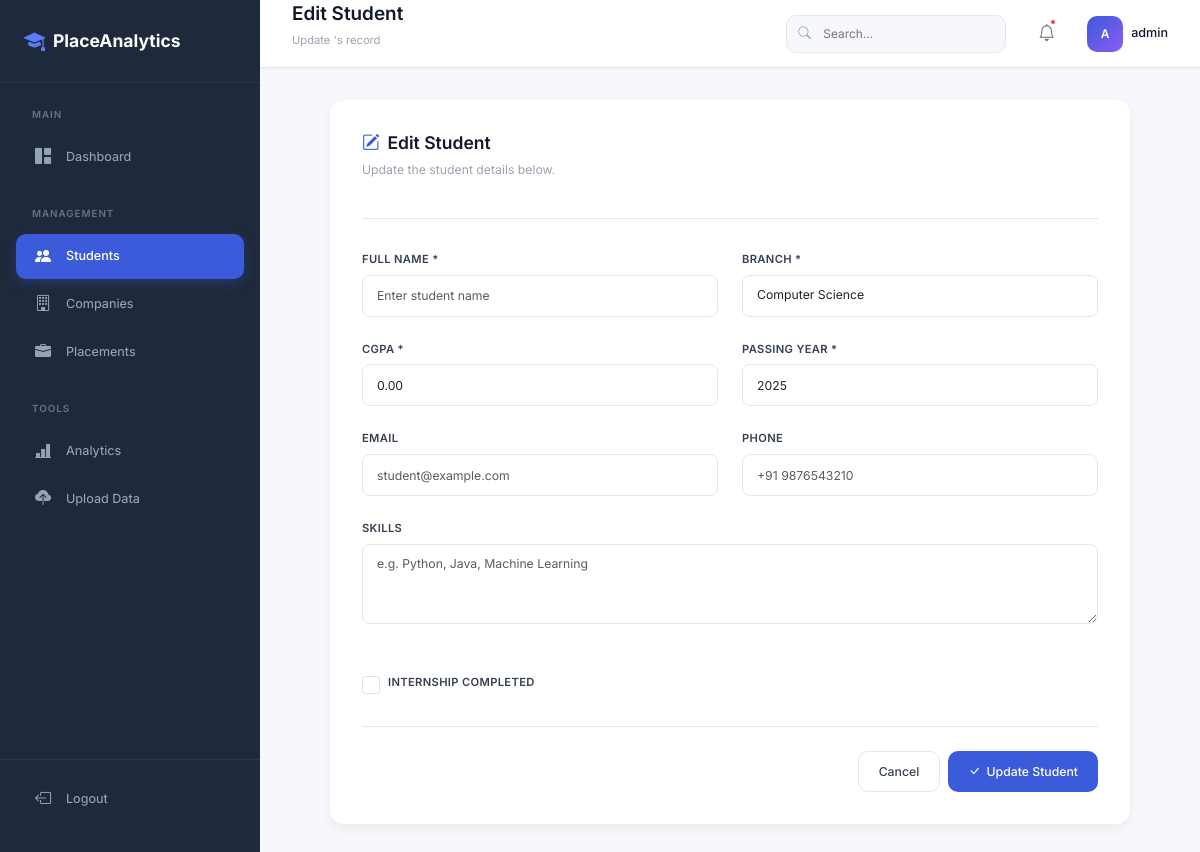
Page /students/2103/edit/ (signed in) on the committed database.
### placement_app/models.py (models this page shows, shortened)
class Student(models.Model):
    BRANCH_CHOICES = [
        ('CSE', 'Computer Science'),
        ('IT', 'Information Technology'),
        ('ECE', 'Electronics & Communication'),
        ('EEE', 'Electrical & Electronics'),
        ('ME', 'Mechanical Engineering'),
        ('CE', 'Civil Engineering'),
        ('OTHER', 'Other'),
    ]
    student_id = models.AutoField(primary_key=True)
    name = models.CharField(max_length=200, db_index=True)
    branch = models.CharField(max_length=10, choices=BRANCH_CHOICES, default='CSE', db_index=True)
    cgpa = models.DecimalField(max_digits=4, decimal_places=2)
    passing_year = models.IntegerField(db_index=True)
    skills = models.TextField(blank=True, null=True, help_text="Comma-separated skills")
    internship_done = models.BooleanField(default=False)
    email = models.EmailField(blank=True, null=True)
    phone = models.CharField(max_length=15, blank=True, null=True)
    created_at = models.DateTimeField(auto_now_add=True)
    updated_at = models.DateTimeField(auto_now=True)
    class Meta:
        ordering = ['-created_at']

### placement_app/views.py (the view)
# urls.py: path('students/<int:pk>/edit/', views.edit_student, name='edit_student'),
@login_required
def edit_student(request, pk):
    student = get_object_or_404(Student, pk=pk)
    if request.method == 'POST':
        form = StudentForm(request.POST, instance=student)
        if form.is_valid():
            form.save()
            cache.delete_many(['dashboard_stats', 'analytics_stats'])
            messages.success(request, 'Student updated successfully!')
            return redirect('student_list')
    else:
        form = StudentForm(instance=student)
    return render(request, 'students/edit_student.html', {'form': form, 'student': student})

### placement_app/templates/students/edit_student.html (shortened to what this page needs)
{% extends 'base.html' %}
{% block page_title %}Edit Student{% endblock %}
{% block page_subtitle %}Update {{ student.name }}'s record{% endblock %}
{% block content %}
<div class="form-page">
    <div class="form-card">
        <div class="form-card-header">
            <h2><i class="bi bi-pencil-square"></i> Edit Student</h2>
            <p>Update the student details below.</p>
        </div>
        <form method="POST" id="edit-student-form">
            <div class="form-grid">
                <div class="form-group">
                    <label for="{{ form.name.id_for_label }}">Full Name *</label>
                    {{ form.name }}
                </div>
                <div class="form-group">
                    <label for="{{ form.branch.id_for_label }}">Branch *</label>
                    {{ form.branch }}
                </div>
                <div class="form-group">
                    <label for="{{ form.cgpa.id_for_label }}">CGPA *</label>
                    {{ form.cgpa }}
                </div>
                <div class="form-group">
                    <label for="{{ form.passing_year.id_for_label }}">Passing Year *</label>
                    {{ form.passing_year }}
                </div>
                <div class="form-group">
                    <label for="{{ form.email.id_for_label }}">Email</label>
                    {{ form.email }}
                </div>
                <div class="form-group">
                    <label for="{{ form.phone.id_for_label }}">Phone</label>
                    {{ form.phone }}
                </div>
                <div class="form-group form-group-full">
                    <label for="{{ form.skills.id_for_label }}">Skills</label>
                    {{ form.skills }}
                </div>
                <div class="form-group">
                    <div class="form-check-custom">
                        {{ form.internship_done }}
                        <label for="{{ form.internship_done.id_for_label }}">Internship Completed</label>
                    </div>
                </div>
            </div>
            <div class="form-actions">
                <a href="{% url 'student_list' %}" class="btn-secondary-sm">Cancel</a>
                <button type="submit" class="btn-primary-sm" id="update-student">
                    <i class="bi bi-check-lg"></i> Update Student
                </button>
            </div>
        </form>
    </div>
</div>
{% endblock %}

### placement_app/templates/base.html (shortened to what this page needs)
{% load static %}
<!DOCTYPE html>
<html lang="en">
<head>
    <link href="https://cdn.jsdelivr.net/npm/bootstrap@5.3.2/dist/css/bootstrap.min.css" rel="stylesheet">
    <link href="https://cdn.jsdelivr.net/npm/bootstrap-icons@1.11.2/font/bootstrap-icons.css" rel="stylesheet">
    <link rel="stylesheet" href="{% static 'css/styles.css' %}">
</head>
<body>
    {% if user.is_authenticated %}
    <div class="app-wrapper">
        <aside class="sidebar" id="sidebar">
            <div class="sidebar-header">
                <div class="sidebar-logo">
                    <i class="bi bi-mortarboard-fill"></i>
                    <span>PlaceAnalytics</span>
                </div>
            </div>
            <nav class="sidebar-nav">
                <div class="nav-section">
                    <span class="nav-section-title">Main</span>
                    <a href="{% url 'dashboard' %}" class="nav-link {% if request.resolver_match.url_name == 'dashboard' %}active{% endif %}" id="nav-dashboard">
                        <i class="bi bi-grid-1x2-fill"></i>
                        <span>Dashboard</span>
                    </a>
                </div>
                <div class="nav-section">
                    <span class="nav-section-title">Management</span>
                    <a href="{% url 'student_list' %}" class="nav-link {% if 'student' in request.resolver_match.url_name %}active{% endif %}" id="nav-students">
                        <i class="bi bi-people-fill"></i>
                        <span>Students</span>
                    </a>
                    <a href="{% url 'company_list' %}" class="nav-link {% if 'company' in request.resolver_match.url_name %}active{% endif %}" id="nav-companies">
                        <i class="bi bi-building"></i>
                        <span>Companies</span>
                    </a>
                    <a href="{% url 'placement_list' %}" class="nav-link {% if 'placement' in request.resolver_match.url_name %}active{% endif %}" id="nav-placements">
                        <i class="bi bi-briefcase-fill"></i>
                        <span>Placements</span>
                    </a>
                </div>
                <div class="nav-section">
                    <span class="nav-section-title">Tools</span>
                    <a href="{% url 'analytics' %}" class="nav-link {% if request.resolver_match.url_name == 'analytics' %}active{% endif %}" id="nav-analytics">
                        <i class="bi bi-bar-chart-line-fill"></i>
                        <span>Analytics</span>
                    </a>
                    <a href="{% url 'upload_dataset' %}" class="nav-link {% if request.resolver_match.url_name == 'upload_dataset' %}active{% endif %}" id="nav-upload">
                        <i class="bi bi-cloud-upload-fill"></i>
                        <span>Upload Data</span>
                    </a>
                </div>
                <div class="nav-section nav-section-bottom">
                    <a href="{% url 'logout' %}" class="nav-link" id="nav-logout">
                        <i class="bi bi-box-arrow-left"></i>
                        <span>Logout</span>
                    </a>
                </div>
            </nav>
        </aside>
        <div class="main-content">
            <header class="topbar">
                <div class="topbar-left">
                    <div class="page-title-area">
                        <h1 class="page-title">{% block page_title %}Dashboard{% endblock %}</h1>
                        <p class="page-subtitle">{% block page_subtitle %}Overview & Statistics{% endblock %}</p>
                    </div>
                </div>
                <div class="topbar-right">
                    <div class="topbar-search">
                        <i class="bi bi-search"></i>
                        <input type="text" placeholder="Search..." id="global-search">
                    </div>
                    <button class="topbar-icon-btn" id="notif-btn">
                        <i class="bi bi-bell"></i>
                        <span class="notification-dot"></span>
                    </button>
                    <div class="topbar-profile">
                        <div class="avatar">
                            {{ user.username|first|upper }}
                        </div>
                        <span class="profile-name d-none d-md-inline">{{ user.username }}</span>
                    </div>
                </div>
            </header>
            <main class="content-area">
                {% block content %}{% endblock %}
            </main>
        </div>
    </div>
    {% else %}
        {% block guest_content %}{% endblock %}
    {% endif %}
</body>
</html>

### rows in the picture
Student: branch "Computer Science", cgpa "0.00", passing_year "2025"

### other values in the picture
{{ user.username|first|upper }} "A"
{{ user.username }} "admin"
